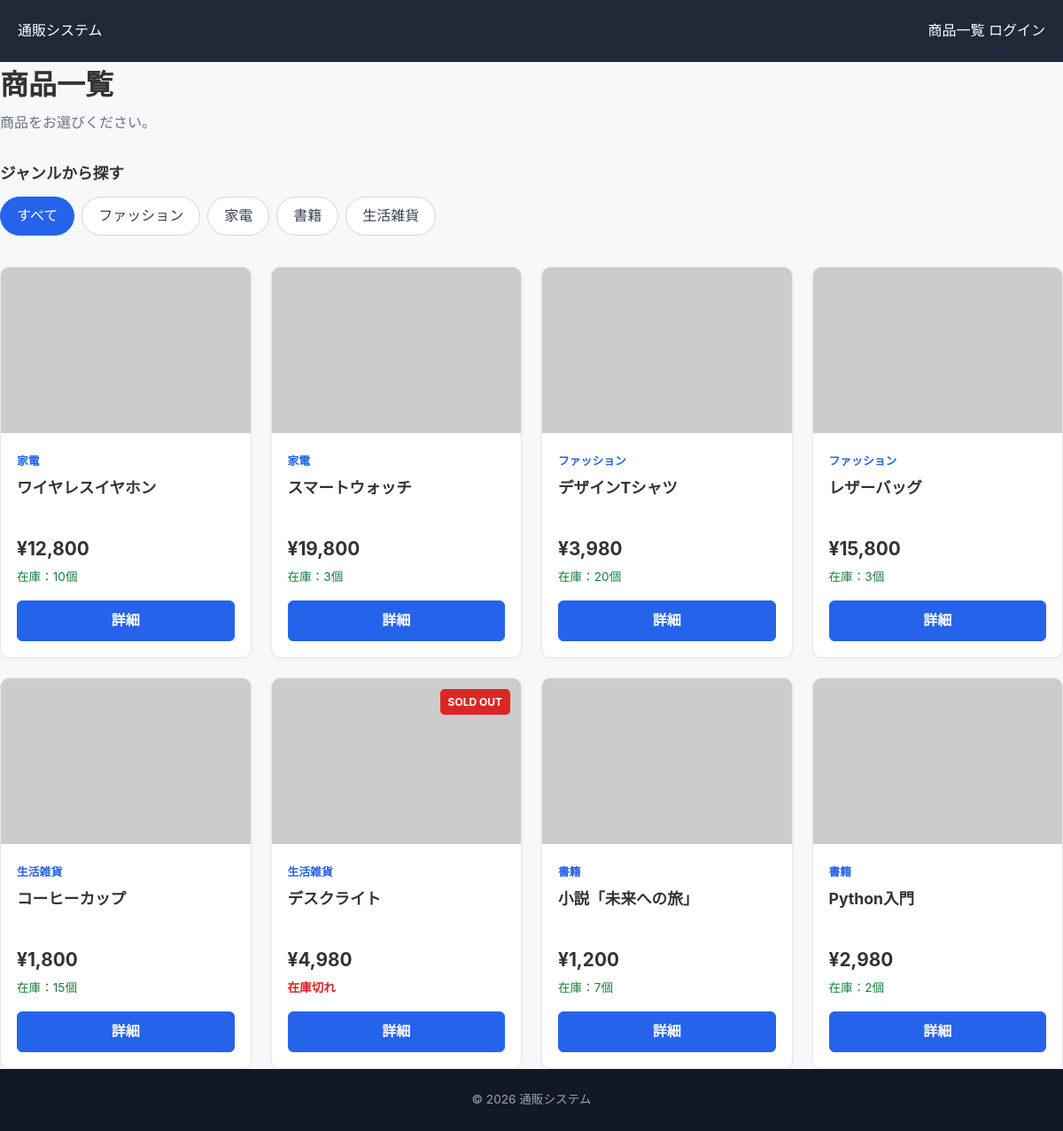
The page / on the database its author committed.
### tables this page shows
CREATE TABLE products (
            id INTEGER PRIMARY KEY AUTOINCREMENT,
            name TEXT NOT NULL,
            price INTEGER NOT NULL,
            genre TEXT NOT NULL,
            stock INTEGER NOT NULL DEFAULT 0,
            image_url TEXT,
            description TEXT NOT NULL
        );

### app.py (the view)
@app.route("/")
def index():
    db = get_db()
    genre = request.args.get("genre", "").strip()
    if genre:
        products = db.execute(
            """
            SELECT *
            FROM products
            WHERE genre = ?
            ORDER BY id
            """,
            (genre,),
        ).fetchall()
    else:
        products = db.execute(
            """
            SELECT *
            FROM products
            ORDER BY id
            """
        ).fetchall()
    genres = db.execute(
        """
        SELECT DISTINCT genre
        FROM products
        ORDER BY genre
        """
    ).fetchall()
    return render_template(
        "index.html",
        products=products,
        genres=genres,
        selected_genre=genre,
    )

### app.py (called while the page is built, shortened)
def get_db():
    if "db" not in g:
        g.db = sqlite3.connect(DATABASE)
        g.db.row_factory = sqlite3.Row
    return g.db

@app.context_processor
def inject_current_user():
    user = None
    return {
        "current_user": user
    }

### templates/index.html (shortened to what this page needs)
{% extends "base.html" %}
{% block content %}
<section class="page-header">
    <div>
        <h1>商品一覧</h1>
        {% if selected_genre %}
            <p>
                「{{ selected_genre }}」の商品を表示しています。
            </p>
        {% else %}
            <p>
                商品をお選びください。
            </p>
        {% endif %}
    </div>
</section>
<section class="genre-filter">
    <h2>ジャンルから探す</h2>
    <div class="genre-buttons">
        <a
            href="{{ url_for('index') }}"
            class="genre-button {% if not selected_genre %}active{% endif %}"
        >
            すべて
        </a>
        {% for genre in genres %}
            <a
                href="{{ url_for('index', genre=genre['genre']) }}"
                class="genre-button {% if selected_genre == genre['genre'] %}active{% endif %}"
            >
                {{ genre["genre"] }}
            </a>
        {% endfor %}
    </div>
</section>
<section class="products-section">
    {% if products %}
        <div class="product-grid">
            {% for product in products %}
                <article class="product-card">
                    <div class="product-image-wrapper">
                        <img
                            src="{{ product['image_url'] }}"
                            alt="{{ product['name'] }}"
                            class="product-image"
                        >
                        {% if product["stock"] == 0 %}
                            <span class="sold-out">
                                SOLD OUT
                            </span>
                        {% endif %}
                    </div>
                    <div class="product-content">
                        <span class="product-genre">
                            {{ product["genre"] }}
                        </span>
                        <h2 class="product-name">
                            {{ product["name"] }}
                        </h2>
                        <p class="product-price">
                            ¥{{ "{:,}".format(product["price"]) }}
                        </p>
                        {% if product["stock"] > 0 %}
                            <p class="stock in-stock">
                                在庫：{{ product["stock"] }}個
                            </p>
                        {% else %}
                            <p class="stock out-of-stock">
                                在庫切れ
                            </p>
                        {% endif %}
                        <a
                            href="{{ url_for(
                                'product_detail',
                                product_id=product['id']
                            ) }}"
                            class="primary-button detail-button"
                        >
                            詳細
                        </a>
                    </div>
                </article>
            {% endfor %}
        </div>
    {% endif %}
</section>
{% endblock %}

### templates/base.html (shortened to what this page needs)
<!DOCTYPE html> <html lang="ja"> <head>
<link
    rel="stylesheet"
    href="{{ url_for('static', filename='css/style.css') }}"
>
</head> <body>
<header class="site-header">
    <div class="header-inner">
        <a
            href="{{ url_for('index') }}"
            class="site-logo"
        >
            通販システム
        </a>
        <nav class="main-nav">
            <a
                href="{{ url_for('index') }}"
                class="nav-link"
            >
                商品一覧
            </a>
        {% if current_user %}
            <span class="user-name">
                {{ current_user["account_name"] }} さん
            </span>
            <a
                href="{{ url_for('cart') }}"
                class="nav-link"
            >
                カート
            </a>
            <a
                href="{{ url_for('purchase_history') }}"
                class="nav-link"
            >
                購入履歴
            </a>
            <form
                action="{{ url_for('logout') }}"
                method="post"
                class="logout-form"
            >
                <button
                    type="submit"
                    class="nav-link logout-button"
                >
                    ログアウト
                </button>
            </form>
        {% else %}
            <a
                href="{{ url_for('login') }}"
                class="nav-link"
            >
                ログイン
            </a>
        {% endif %}
        </nav>
    </div>
</header>
<main class="main-content">
    {% block content %}{% endblock %}
</main>
<footer class="site-footer">
    <div class="footer-inner">
        <p>
            &copy; 2026 通販システム
        </p>
    </div>
</footer>
</body> </html>

### static/css/style.css (style rules this page uses)
* { box-sizing: border-box; }
html { font-size: 16px; }
body { margin: 0; padding: 0; font-family: -apple-system, BlinkMacSystemFont, "Segoe UI", "Hiragino Kaku Gothic ProN", "Hiragino Sans", "Yu Gothic", YuGothic, Meiryo, sans-serif; color: #333; background: #f7f8fa; line-height: 1.6; }
a { color: inherit; text-decoration: none; }
.site-header { background: #1f2937; color: #fff; position: sticky; top: 0; z-index: 100; }
.header-inner { max-width: 1200px; margin: 0 auto; min-height: 70px; padding: 0 20px; display: flex; align-items: center; justify-content: space-between; gap: 20px; }
.page-header { margin-bottom: 30px; }
.page-header h1 { margin: 0 0 5px; font-size: 2rem; }
.page-header p { margin: 0; color: #6b7280; }
.genre-filter { margin-bottom: 35px; }
.genre-filter h2 { font-size: 1.1rem; margin: 0 0 12px; }
.genre-buttons { display: flex; flex-wrap: wrap; gap: 8px; }
.genre-button { display: inline-block; padding: 8px 18px; border: 1px solid #d1d5db; border-radius: 999px; background: #fff; color: #374151; transition: background 0.2s, color 0.2s, border-color 0.2s; }
.genre-button.active { border-color: #2563eb; background: #2563eb; color: #fff; }
.product-grid { display: grid; grid-template-columns: repeat(4, minmax(0, 1fr)); gap: 22px; }
.product-card { background: #fff; border: 1px solid #e5e7eb; border-radius: 10px; overflow: hidden; box-shadow: 0 2px 5px rgba(0, 0, 0, 0.04); transition: transform 0.2s, box-shadow 0.2s; }
.product-image-wrapper { position: relative; width: 100%; aspect-ratio: 3 / 2; overflow: hidden; background: #f3f4f6; }
.product-image { width: 100%; height: 100%; object-fit: cover; display: block; }
.sold-out { position: absolute; top: 12px; right: 12px; padding: 5px 9px; border-radius: 5px; background: #dc2626; color: #fff; font-size: 0.75rem; font-weight: bold; }
.product-content { padding: 18px; }
.product-genre { display: inline-block; margin-bottom: 5px; color: #2563eb; font-size: 0.8rem; font-weight: bold; }
.product-name { margin: 0 0 10px; font-size: 1.1rem; min-height: 3.2em; }
.product-price { margin: 0 0 5px; font-size: 1.3rem; font-weight: bold; }
.stock { margin: 0 0 15px; font-size: 0.85rem; }
.in-stock { color: #15803d; }
.out-of-stock { color: #dc2626; font-weight: bold; }
.primary-button, .secondary-button, .cart-button { display: inline-flex; align-items: center; justify-content: center; min-height: 44px; padding: 9px 20px; border-radius: 6px; font-weight: bold; cursor: pointer; transition: background 0.2s, border-color 0.2s, color 0.2s; }
.primary-button { border: 1px solid #2563eb; background: #2563eb; color: #fff; }
.detail-button { width: 100%; }
.site-footer { min-height: 70px; display: flex; align-items: center; justify-content: center; background: #111827; color: #9ca3af; font-size: 0.85rem; }
.site-footer p { margin: 0; }

### rows shown on the page
products: genre "家電", name "ワイヤレスイヤホン", price "12,800", stock "10"
products: genre "家電", name "スマートウォッチ", price "19,800", stock "3"
products: genre "ファッション", name "デザインTシャツ", price "3,980", stock "20"
products: genre "ファッション", name "レザーバッグ", price "15,800", stock "3"
products: genre "生活雑貨", name "コーヒーカップ", price "1,800", stock "15"
products: stock "SOLD OUT", genre "生活雑貨", name "デスクライト", price "4,980"
products: genre "書籍", name "小説「未来への旅」", price "1,200", stock "7"
products: genre "書籍", name "Python入門", price "2,980", stock "2"

### other values the page prints
{{ genre["genre"] }} "ファッション" "家電" "書籍" "生活雑貨"
